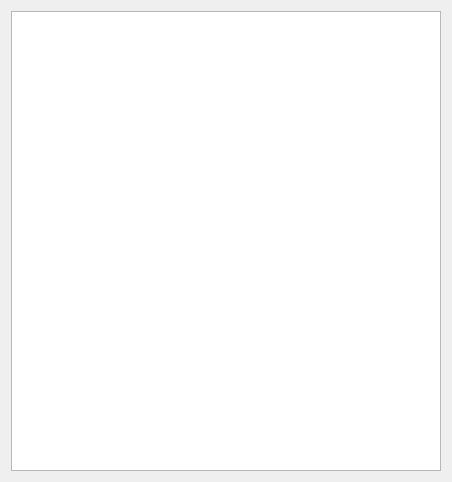
<?xml version="1.0" encoding="UTF-8"?>
<ui version="4.0">
 <class>QFormDoc</class>
 <widget class="QWidget" name="QFormDoc">
  <property name="geometry">
   <rect>
    <x>0</x>
    <y>0</y>
    <width>452</width>
    <height>482</height>
   </rect>
  </property>
  <property name="windowTitle">
   <string>Form</string>
  </property>
  <layout class="QHBoxLayout" name="horizontalLayout">
   <item>
    <widget class="QPlainTextEdit" name="plainTextEdit"/>
   </item>
  </layout>
 </widget>
 <resources/>
 <connections/>
</ui>
